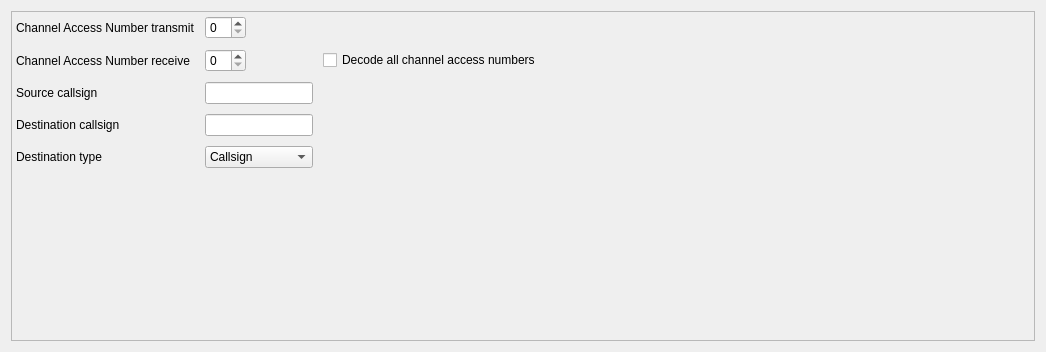
            <widget class="QWidget" name="tab_5">
             <attribute name="title">
              <string>M17 Settings</string>
             </attribute>
             <layout class="QGridLayout" name="gridLayout_16">
              <item row="0" column="0">
               <widget class="QFrame" name="gridFrame_2">
                <property name="sizePolicy">
                 <sizepolicy hsizetype="MinimumExpanding" vsizetype="MinimumExpanding">
                  <horstretch>0</horstretch>
                  <verstretch>0</verstretch>
                 </sizepolicy>
                </property>
                <property name="minimumSize">
                 <size>
                  <width>1024</width>
                  <height>330</height>
                 </size>
                </property>
                <property name="maximumSize">
                 <size>
                  <width>16777215</width>
                  <height>450</height>
                 </size>
                </property>
                <property name="styleSheet">
                 <string notr="true">font: 9pt &quot;Sans Serif&quot;;</string>
                </property>
                <property name="frameShape">
                 <enum>QFrame::StyledPanel</enum>
                </property>
                <property name="frameShadow">
                 <enum>QFrame::Raised</enum>
                </property>
                <layout class="QGridLayout" name="gridLayout_15">
                 <property name="sizeConstraint">
                  <enum>QLayout::SetDefaultConstraint</enum>
                 </property>
                 <property name="leftMargin">
                  <number>4</number>
                 </property>
                 <property name="topMargin">
                  <number>4</number>
                 </property>
                 <property name="rightMargin">
                  <number>4</number>
                 </property>
                 <property name="bottomMargin">
                  <number>4</number>
                 </property>
                 <property name="spacing">
                  <number>10</number>
                 </property>
                 <item row="2" column="1">
                  <widget class="QSpinBox" name="spinBoxM17CANTx">
                   <property name="sizePolicy">
                    <sizepolicy hsizetype="Fixed" vsizetype="Fixed">
                     <horstretch>0</horstretch>
                     <verstretch>0</verstretch>
                    </sizepolicy>
                   </property>
                   <property name="maximum">
                    <number>15</number>
                   </property>
                  </widget>
                 </item>
                 <item row="8" column="0">
                  <widget class="QLabel" name="label_57">
                   <property name="text">
                    <string>Destination callsign</string>
                   </property>
                  </widget>
                 </item>
                 <item row="2" column="3">
                  <spacer name="horizontalSpacer_12">
                   <property name="orientation">
                    <enum>Qt::Horizontal</enum>
                   </property>
                   <property name="sizeHint" stdset="0">
                    <size>
                     <width>40</width>
                     <height>20</height>
                    </size>
                   </property>
                  </spacer>
                 </item>
                 <item row="2" column="0">
                  <widget class="QLabel" name="label_65">
                   <property name="text">
                    <string>Channel Access Number transmit</string>
                   </property>
                  </widget>
                 </item>
                 <item row="8" column="1">
                  <widget class="QLineEdit" name="lineEditM17Dest">
                   <property name="sizePolicy">
                    <sizepolicy hsizetype="Fixed" vsizetype="Fixed">
                     <horstretch>0</horstretch>
                     <verstretch>0</verstretch>
                    </sizepolicy>
                   </property>
                  </widget>
                 </item>
                 <item row="10" column="0">
                  <spacer name="verticalSpacer">
                   <property name="orientation">
                    <enum>Qt::Vertical</enum>
                   </property>
                   <property name="sizeHint" stdset="0">
                    <size>
                     <width>20</width>
                     <height>40</height>
                    </size>
                   </property>
                  </spacer>
                 </item>
                 <item row="7" column="0">
                  <widget class="QLabel" name="label_58">
                   <property name="text">
                    <string>Source callsign</string>
                   </property>
                  </widget>
                 </item>
                 <item row="7" column="1">
                  <widget class="QLineEdit" name="lineEditM17Src">
                   <property name="sizePolicy">
                    <sizepolicy hsizetype="Fixed" vsizetype="Fixed">
                     <horstretch>0</horstretch>
                     <verstretch>0</verstretch>
                    </sizepolicy>
                   </property>
                  </widget>
                 </item>
                 <item row="6" column="0">
                  <widget class="QLabel" name="label_67">
                   <property name="text">
                    <string>Channel Access Number receive</string>
                   </property>
                  </widget>
                 </item>
                 <item row="6" column="2">
                  <widget class="QCheckBox" name="checkBoxM17DecodeAllCAN">
                   <property name="text">
                    <string>Decode all channel access numbers</string>
                   </property>
                  </widget>
                 </item>
                 <item row="6" column="1">
                  <widget class="QSpinBox" name="spinBoxM17CANRx">
                   <property name="sizePolicy">
                    <sizepolicy hsizetype="Fixed" vsizetype="Fixed">
                     <horstretch>0</horstretch>
                     <verstretch>0</verstretch>
                    </sizepolicy>
                   </property>
                   <property name="maximum">
                    <number>15</number>
                   </property>
                  </widget>
                 </item>
                 <item row="9" column="1">
                  <widget class="QComboBox" name="comboBoxM17DestinationType">
                   <item>
                    <property name="text">
                     <string>Callsign</string>
                    </property>
                   </item>
                   <item>
                    <property name="text">
                     <string>ALL</string>
                    </property>
                   </item>
                   <item>
                    <property name="text">
                     <string>ECHO</string>
                    </property>
                   </item>
                   <item>
                    <property name="text">
                     <string>INFO</string>
                    </property>
                   </item>
                   <item>
                    <property name="text">
                     <string>UNLINK</string>
                    </property>
                   </item>
                  </widget>
                 </item>
                 <item row="9" column="0">
                  <widget class="QLabel" name="label_56">
                   <property name="text">
                    <string>Destination type</string>
                   </property>
                  </widget>
                 </item>
                </layout>
               </widget>
              </item>
             </layout>
            </widget>
